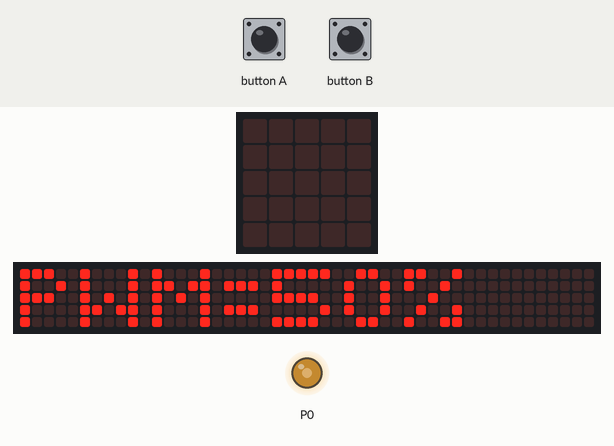
This program was run on a simulated BBC micro:bit running MicroPython. On the bench: the board's 5×5 LED display, a strip that is not on the board, showing the scrolling text unrolled, output pins drawn as LEDs (lit = HIGH). The test bench sets the inputs (shaded band). The 48×5 strip is a reading aid, not a part: it shows the text the display is scrolling, unrolled, one strip-width of it at a time.

Above: at 4.2 s.
5.5 s: button B pressed for 0.15 s
6.2 s: button A pressed for 0.15 s
At 6.7 s:
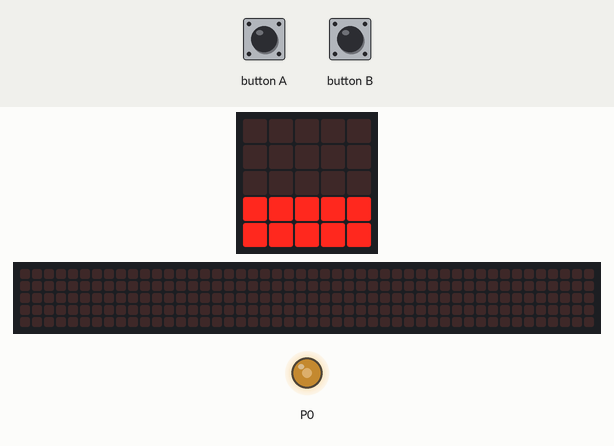
6.9 s: button A pressed for 1 s
At 7.7 s:
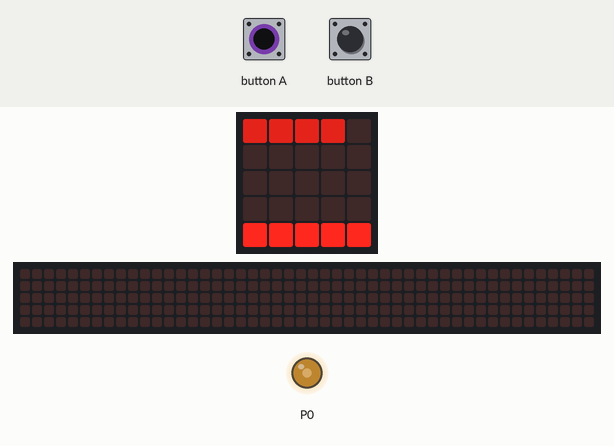
8.5 s: button A pressed for 0.15 s
9.2 s: button A pressed for 3.2 s
At 9.33 s:
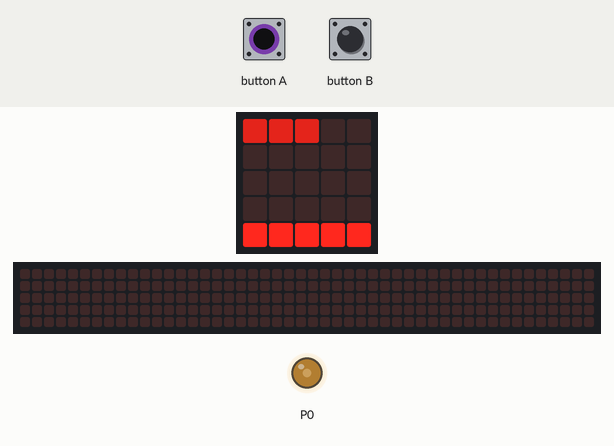
13.0 s: button A pressed for 0.15 s
At 13.19 s:
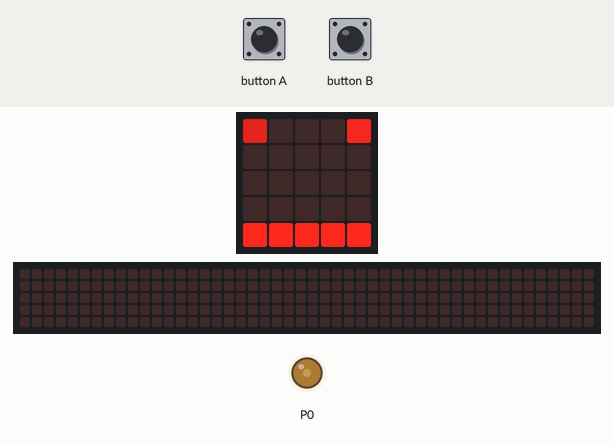
Timing chart, 0 to 14.7 s (numbered marks = the images above; inputs shaded):
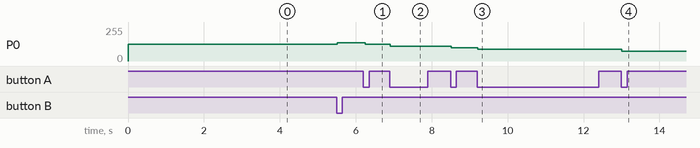

Measured:
- after the input at 5.5 s, P0: 125/255 → 137/255 at once
- after the input at 6.2 s, P0: 137/255 → 125/255 at once; the display: changes at once (image 1)
- after the input at 6.9 s, P0: 125/255 → 112/255 at once; the display: first changes at once (image 2 shows a later state)
- after the input at 8.5 s, P0: 112/255 → 100/255 at once
- after the input at 9.2 s, P0: 100/255 → 87/255 at once
- after the input at 13.0 s, P0: 87/255 → 75/255 at once; the display: changes at once (image 4)

The program:

pwmV2.0.py
```python
#!/usr/bin/env python3
# -*- coding: UTF-8 -*-

from microbit import *

# Initial pwm value, start with 50%
pwm = 500

# Writes analog signal on the P0 leg
pin0.write_analog(pwm)
text = "PWM=50%"
display.scroll(str(text), delay=100)
display.clear()


# Bar Graph function
def bargraph(p):
    """
    :param p: internal pwm value
    """
    barvalue = (p * 20) // 1000
    barrest = barvalue % 5

    if p <= 250:
        for i in range(0, barrest):
            display.set_pixel(i, 4, 6)
    elif 250 <= p < 500:
        for y in range(4, 3, -1):
            for x in range(0, 5):
                display.set_pixel(4 - x, y, 9)
        for i in range(0, barrest):
            display.set_pixel(i, 0, 6)
    elif 500 <= p < 750:
        for y in range(4, 2, -1):
            for x in range(0, 5):
                display.set_pixel(4 - x, y, 9)
        for i in range(0, barrest):
            display.set_pixel(i, 0, 6)
    elif 750 <= p < 1000:
        for y in range(4, 1, -1):
            for x in range(0, 5):
                display.set_pixel(4 - x, y, 9)
        for i in range(0, barrest):
            display.set_pixel(i, 0, 6)
    elif p >= 1000:
        for y in range(4, 0, -1):
            for x in range(0, 5):
                display.set_pixel(4 - x, y, 9)


# Status led BOOL
s = False

# Run forever
while True:
    if button_a.get_presses():
        display.clear()
        pwm -= 50
        if pwm <= 0:
            pwm = 0
        else:
            pin0.write_analog(pwm)
        bargraph(pwm)
    if button_b.get_presses():
        display.clear()
        pwm += 50
        if pwm >= 1023:
            pwm = 1023
        else:
            pin0.write_analog(pwm)
        bargraph(pwm)
    else:
        bargraph(pwm)

    # Status led in x=4 y=0 position
    if s is False:
        display.set_pixel(4, 0, 8)
        sleep(pwm // 10)
        s = True
    elif s is True:
        display.set_pixel(4, 0, 0)
        sleep(pwm // 10)
        s = False
```
